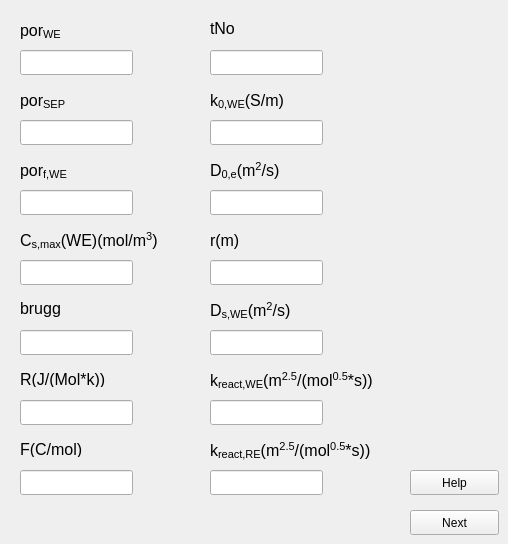
   <widget class="QWidget" name="tab_2">
    <attribute name="title">
     <string>Constant-&gt;</string>
    </attribute>
    <widget class="QLabel" name="label_11">
     <property name="geometry">
      <rect>
       <x>20</x>
       <y>20</y>
       <width>121</width>
       <height>21</height>
      </rect>
     </property>
     <property name="font">
      <font>
       <pointsize>12</pointsize>
      </font>
     </property>
     <property name="text">
      <string>&lt;html&gt;&lt;head/&gt;&lt;body&gt;&lt;p&gt;por&lt;span style=&quot; vertical-align:sub;&quot;&gt;WE&lt;/span&gt;&lt;/p&gt;&lt;/body&gt;&lt;/html&gt;</string>
     </property>
    </widget>
    <widget class="QLineEdit" name="CeWE_lineEdit">
     <property name="geometry">
      <rect>
       <x>20</x>
       <y>50</y>
       <width>113</width>
       <height>25</height>
      </rect>
     </property>
    </widget>
    <widget class="QLabel" name="label_12">
     <property name="geometry">
      <rect>
       <x>20</x>
       <y>90</y>
       <width>111</width>
       <height>21</height>
      </rect>
     </property>
     <property name="font">
      <font>
       <pointsize>12</pointsize>
      </font>
     </property>
     <property name="text">
      <string>&lt;html&gt;&lt;head/&gt;&lt;body&gt;&lt;p&gt;por&lt;span style=&quot; vertical-align:sub;&quot;&gt;SEP&lt;/span&gt;&lt;/p&gt;&lt;/body&gt;&lt;/html&gt;</string>
     </property>
    </widget>
    <widget class="QLineEdit" name="Cesp_lineEdit">
     <property name="geometry">
      <rect>
       <x>20</x>
       <y>120</y>
       <width>113</width>
       <height>25</height>
      </rect>
     </property>
    </widget>
    <widget class="QLabel" name="label_13">
     <property name="geometry">
      <rect>
       <x>20</x>
       <y>160</y>
       <width>101</width>
       <height>21</height>
      </rect>
     </property>
     <property name="font">
      <font>
       <pointsize>12</pointsize>
      </font>
     </property>
     <property name="text">
      <string>&lt;html&gt;&lt;head/&gt;&lt;body&gt;&lt;p&gt;por&lt;span style=&quot; vertical-align:sub;&quot;&gt;f,WE&lt;/span&gt;&lt;/p&gt;&lt;/body&gt;&lt;/html&gt;</string>
     </property>
    </widget>
    <widget class="QLineEdit" name="fWE_lineEdit">
     <property name="geometry">
      <rect>
       <x>20</x>
       <y>190</y>
       <width>113</width>
       <height>25</height>
      </rect>
     </property>
    </widget>
    <widget class="QLabel" name="label_14">
     <property name="geometry">
      <rect>
       <x>20</x>
       <y>230</y>
       <width>181</width>
       <height>21</height>
      </rect>
     </property>
     <property name="font">
      <font>
       <pointsize>12</pointsize>
      </font>
     </property>
     <property name="text">
      <string>&lt;html&gt;&lt;head/&gt;&lt;body&gt;&lt;p&gt;C&lt;span style=&quot; vertical-align:sub;&quot;&gt;s,max&lt;/span&gt;(WE)(mol/m&lt;span style=&quot; vertical-align:super;&quot;&gt;3&lt;/span&gt;)&lt;/p&gt;&lt;/body&gt;&lt;/html&gt;</string>
     </property>
    </widget>
    <widget class="QLabel" name="label_15">
     <property name="geometry">
      <rect>
       <x>20</x>
       <y>300</y>
       <width>101</width>
       <height>17</height>
      </rect>
     </property>
     <property name="font">
      <font>
       <pointsize>12</pointsize>
      </font>
     </property>
     <property name="text">
      <string>brugg</string>
     </property>
    </widget>
    <widget class="QLabel" name="label_16">
     <property name="geometry">
      <rect>
       <x>20</x>
       <y>370</y>
       <width>161</width>
       <height>17</height>
      </rect>
     </property>
     <property name="font">
      <font>
       <pointsize>12</pointsize>
      </font>
     </property>
     <property name="text">
      <string>&lt;html&gt;&lt;head/&gt;&lt;body&gt;&lt;p&gt;R(J/(Mol*k))&lt;/p&gt;&lt;/body&gt;&lt;/html&gt;</string>
     </property>
    </widget>
    <widget class="QLineEdit" name="maxWE_lineEdit">
     <property name="geometry">
      <rect>
       <x>20</x>
       <y>260</y>
       <width>113</width>
       <height>25</height>
      </rect>
     </property>
    </widget>
    <widget class="QLineEdit" name="R_lineEdit">
     <property name="geometry">
      <rect>
       <x>20</x>
       <y>400</y>
       <width>113</width>
       <height>25</height>
      </rect>
     </property>
    </widget>
    <widget class="QLineEdit" name="brugg_lineEdit">
     <property name="geometry">
      <rect>
       <x>20</x>
       <y>330</y>
       <width>113</width>
       <height>25</height>
      </rect>
     </property>
    </widget>
    <widget class="QLabel" name="label_17">
     <property name="geometry">
      <rect>
       <x>210</x>
       <y>20</y>
       <width>121</width>
       <height>17</height>
      </rect>
     </property>
     <property name="font">
      <font>
       <pointsize>12</pointsize>
      </font>
     </property>
     <property name="text">
      <string>tNo</string>
     </property>
    </widget>
    <widget class="QLabel" name="label_18">
     <property name="geometry">
      <rect>
       <x>210</x>
       <y>90</y>
       <width>151</width>
       <height>21</height>
      </rect>
     </property>
     <property name="font">
      <font>
       <pointsize>12</pointsize>
      </font>
     </property>
     <property name="text">
      <string>k&lt;sub&gt;0,WE&lt;/sub&gt;(S/m)</string>
     </property>
    </widget>
    <widget class="QLabel" name="label_19">
     <property name="geometry">
      <rect>
       <x>210</x>
       <y>160</y>
       <width>141</width>
       <height>21</height>
      </rect>
     </property>
     <property name="font">
      <font>
       <pointsize>12</pointsize>
      </font>
     </property>
     <property name="text">
      <string>&lt;html&gt;&lt;head/&gt;&lt;body&gt;&lt;p&gt;D&lt;span style=&quot; vertical-align:sub;&quot;&gt;0,e&lt;/span&gt;(m&lt;span style=&quot; vertical-align:super;&quot;&gt;2&lt;/span&gt;/s)&lt;/p&gt;&lt;/body&gt;&lt;/html&gt;</string>
     </property>
    </widget>
    <widget class="QLineEdit" name="D0Ce_lineEdit">
     <property name="geometry">
      <rect>
       <x>210</x>
       <y>190</y>
       <width>113</width>
       <height>25</height>
      </rect>
     </property>
    </widget>
    <widget class="QLineEdit" name="faisWE_lineEdit">
     <property name="geometry">
      <rect>
       <x>210</x>
       <y>120</y>
       <width>113</width>
       <height>25</height>
      </rect>
     </property>
    </widget>
    <widget class="QLineEdit" name="tNo_lineEdit">
     <property name="geometry">
      <rect>
       <x>210</x>
       <y>50</y>
       <width>113</width>
       <height>25</height>
      </rect>
     </property>
    </widget>
    <widget class="QPushButton" name="run_constant_button">
     <property name="geometry">
      <rect>
       <x>410</x>
       <y>510</y>
       <width>89</width>
       <height>25</height>
      </rect>
     </property>
     <property name="text">
      <string>Next</string>
     </property>
    </widget>
    <widget class="QPushButton" name="help_constant_button">
     <property name="geometry">
      <rect>
       <x>410</x>
       <y>470</y>
       <width>89</width>
       <height>25</height>
      </rect>
     </property>
     <property name="text">
      <string>Help</string>
     </property>
    </widget>
    <widget class="QLineEdit" name="F_lineEdit">
     <property name="geometry">
      <rect>
       <x>20</x>
       <y>470</y>
       <width>113</width>
       <height>25</height>
      </rect>
     </property>
    </widget>
    <widget class="QLabel" name="label_32">
     <property name="geometry">
      <rect>
       <x>20</x>
       <y>440</y>
       <width>151</width>
       <height>17</height>
      </rect>
     </property>
     <property name="font">
      <font>
       <pointsize>12</pointsize>
      </font>
     </property>
     <property name="text">
      <string>&lt;html&gt;&lt;head/&gt;&lt;body&gt;&lt;p&gt;F(C/mol)&lt;/p&gt;&lt;/body&gt;&lt;/html&gt;</string>
     </property>
    </widget>
    <widget class="QLineEdit" name="rs_lineEdit">
     <property name="geometry">
      <rect>
       <x>210</x>
       <y>260</y>
       <width>113</width>
       <height>25</height>
      </rect>
     </property>
    </widget>
    <widget class="QLabel" name="label_33">
     <property name="geometry">
      <rect>
       <x>210</x>
       <y>230</y>
       <width>111</width>
       <height>21</height>
      </rect>
     </property>
     <property name="font">
      <font>
       <pointsize>12</pointsize>
      </font>
     </property>
     <property name="text">
      <string>&lt;html&gt;&lt;head/&gt;&lt;body&gt;&lt;p&gt;r(m)&lt;/p&gt;&lt;/body&gt;&lt;/html&gt;</string>
     </property>
    </widget>
    <widget class="QLineEdit" name="DsWE_lineEdit">
     <property name="geometry">
      <rect>
       <x>210</x>
       <y>330</y>
       <width>113</width>
       <height>25</height>
      </rect>
     </property>
    </widget>
    <widget class="QLabel" name="label_35">
     <property name="geometry">
      <rect>
       <x>210</x>
       <y>300</y>
       <width>141</width>
       <height>21</height>
      </rect>
     </property>
     <property name="font">
      <font>
       <pointsize>12</pointsize>
      </font>
     </property>
     <property name="text">
      <string>&lt;html&gt;&lt;head/&gt;&lt;body&gt;&lt;p&gt;D&lt;span style=&quot; vertical-align:sub;&quot;&gt;s,WE&lt;/span&gt;(m&lt;span style=&quot; vertical-align:super;&quot;&gt;2&lt;/span&gt;/s)&lt;/p&gt;&lt;/body&gt;&lt;/html&gt;</string>
     </property>
    </widget>
    <widget class="QLineEdit" name="KReact_lineEdit">
     <property name="geometry">
      <rect>
       <x>210</x>
       <y>400</y>
       <width>113</width>
       <height>25</height>
      </rect>
     </property>
    </widget>
    <widget class="QLabel" name="label_36">
     <property name="geometry">
      <rect>
       <x>210</x>
       <y>370</y>
       <width>241</width>
       <height>21</height>
      </rect>
     </property>
     <property name="font">
      <font>
       <pointsize>12</pointsize>
      </font>
     </property>
     <property name="text">
      <string>&lt;html&gt;&lt;head/&gt;&lt;body&gt;&lt;p&gt;k&lt;span style=&quot; vertical-align:sub;&quot;&gt;react,WE&lt;/span&gt;(m&lt;span style=&quot; vertical-align:super;&quot;&gt;2.5&lt;/span&gt;/(mol&lt;span style=&quot; vertical-align:super;&quot;&gt;0.5&lt;/span&gt;*s))&lt;/p&gt;&lt;/body&gt;&lt;/html&gt;</string>
     </property>
    </widget>
    <widget class="QLabel" name="label_45">
     <property name="geometry">
      <rect>
       <x>210</x>
       <y>440</y>
       <width>241</width>
       <height>21</height>
      </rect>
     </property>
     <property name="font">
      <font>
       <pointsize>12</pointsize>
      </font>
     </property>
     <property name="text">
      <string>&lt;html&gt;&lt;head/&gt;&lt;body&gt;&lt;p&gt;k&lt;span style=&quot; vertical-align:sub;&quot;&gt;react,RE&lt;/span&gt;(m&lt;span style=&quot; vertical-align:super;&quot;&gt;2.5&lt;/span&gt;/(mol&lt;span style=&quot; vertical-align:super;&quot;&gt;0.5&lt;/span&gt;*s))&lt;/p&gt;&lt;/body&gt;&lt;/html&gt;</string>
     </property>
    </widget>
    <widget class="QLineEdit" name="KReactRE_lineEdit">
     <property name="geometry">
      <rect>
       <x>210</x>
       <y>470</y>
       <width>113</width>
       <height>25</height>
      </rect>
     </property>
    </widget>
   </widget>
